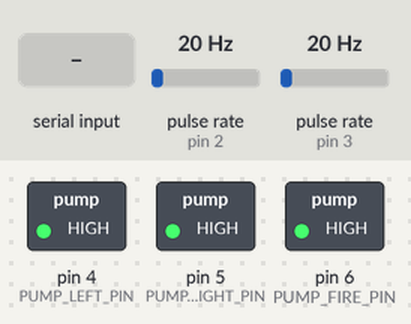
Bench run of a sketch on a simulated Arduino Uno, built with avr-gcc and run on an emulated ATmega328P. On the bench: switched loads named in the sketch (green lamp = pin HIGH). Wiring (inferred from the names in the program): 2 × pulse sensor: data pin 2 / data pin 3. The inputs (shaded band) are chosen by the test bench; at power-on: pulse rate (sensors on pin 2, pin 3) 20 Hz. What the sketch prints to the serial monitor is not drawn.

Above: at 1.7 s.
1.8 s: "test\n" received over Serial
At 2.3 s:
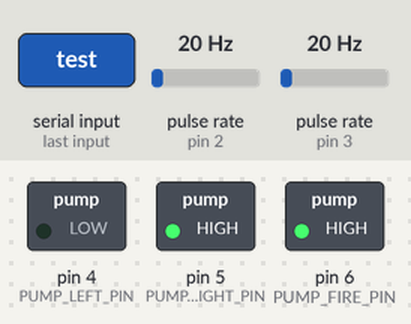
7.8 s: "fill\n" received over Serial
At 8.9 s:
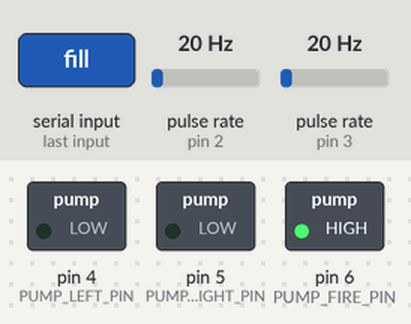
9.4 s: "fire\n" received over Serial
At 10.5 s:
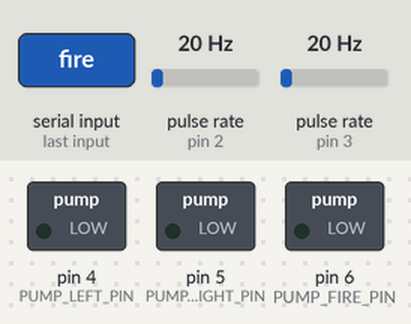
10.9 s: pulse rate (sensor on pin 2) set to 17 Hz
At 13.3 s:
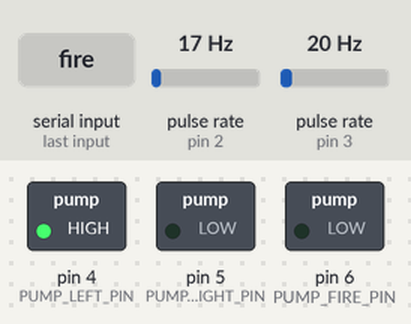
13.9 s: pulse rate (sensor on pin 3) set to 18 Hz
16.9 s: pulse rate (sensor on pin 3) set to 16 Hz
At 20.5 s:
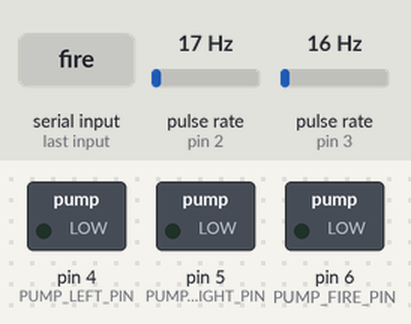
Timing chart, 0 to 20.9 s (numbered marks = the images above; inputs shaded):
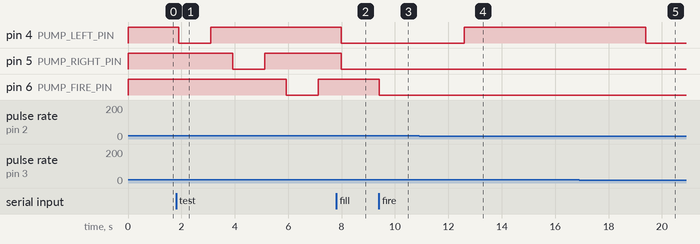

Measured:
- the behaviour switches between 18 and 17 Hz on pulse rate (sensor on pin 2) (found by bisection; images 3 and 4)
- the behaviour switches between 17 and 16 Hz on pulse rate (sensor on pin 3) (found by bisection; images 4 and 5)
- after the input at 1.8 s, pin 4 (PUMP_LEFT_PIN): HIGH → LOW after 0.10 s, → HIGH 1.2 s later; pin 5 (PUMP_RIGHT_PIN): HIGH → LOW after 2.1 s, → HIGH 1.2 s later; pin 6 (PUMP_FIRE_PIN): HIGH → LOW after 4.1 s, → HIGH 1.2 s later
- after the input at 7.8 s, pin 4 (PUMP_LEFT_PIN), pin 5 (PUMP_RIGHT_PIN): HIGH → LOW after 0.19 s
- after the input at 9.4 s, pin 6 (PUMP_FIRE_PIN): HIGH → LOW at once
- after the input at 10.9 s, pin 4 (PUMP_LEFT_PIN): LOW → HIGH after 1.7 s
- after the input at 13.9 s, every drawn part: stays the same
- after the input at 16.9 s, pin 4 (PUMP_LEFT_PIN): HIGH → LOW after 2.5 s

The sketch:

hydrogel_launcher_v6.ino
```cpp
/**
 * Bio-hydrogel 발사 장치 - 릴레이 버전 v6 (1:1 비율 피드백 제어)
 *
 * ── 하드웨어 구조 ──
 *   [왼쪽 탱크] → 왼쪽 펌프(핀4) → 왼쪽 유량계(핀3) → ─┐
 *                                                          Y합류 → [저장 탱크] → 앞쪽 펌프(핀6) → 발사
 *   [오른쪽 탱크] → 오른쪽 펌프(핀5) → 오른쪽 유량계(핀2) → ─┘
 *
 * ── v6 변경사항 ──
 *   ★ 1:1 비율 피드백 제어 추가 (controlLoop 내 온오프 방식)
 *     - 200ms마다 totalVolLeft / totalVolRight 비율 체크
 *     - 비율 > 1.05 → 왼쪽 펌프 일시 정지 (오른쪽만 가동)
 *     - 비율 < 0.95 → 오른쪽 펌프 일시 정지 (왼쪽만 가동)
 *     - 0.95 ~ 1.05 → 양쪽 정상 가동
 *     - 초기 10mL 미만 구간은 비율 체크 제외 (노이즈 방지)
 *   ★ 유량 로그에 실시간 비율(ratio) 컬럼 추가
 *   ★ status 출력에 현재 비율 표시 추가
 *   ★ RATIO_TOLERANCE 상수로 허용 오차 한 줄 조정 가능
 *
 * ── ★중요: 릴레이 폴리티 검증 먼저★ ──
 *   증상(stop 눌러도 릴레이 안 꺼짐 / 부팅 시 켜짐)은 보통 "액티브 LOW 모듈"인데
 *   코드를 액티브 HIGH로 가정했을 때 나타난다.
 *   → 펌프 부하 떼고(릴레이 딸깍 소리만 확인) 시리얼에 'test' 입력.
 *     "ON이라고 말할 때 딸깍 켜지면" 현재 RELAY_ACTIVE_HIGH 설정이 맞는 것.
 *     반대면 아래 RELAY_ACTIVE_HIGH 를 false 로 바꿔서 재업로드.
 *
 *   부팅 시 자동 ON은 부트로더 구간(setup 이전)이라 코드로 못 막음 → 하드웨어 처리:
 *     - 액티브 HIGH 모듈: 핀→GND 10k 풀다운
 *     - 액티브 LOW  모듈: 핀→5V  10k 풀업   (※ 인계 처방과 반대 주의)
 *
 * ── 실험 설정 (6월 1차) ──
 *   알긴산 탱크: 알긴산 나트륨 1.0 wt% + 피트산 0.5 wt%
 *   CaCl2  탱크: CaCl2 2.0 wt%   |   부피 혼합비 1:1 (탱크에 미리 세팅)
 *
 * ── 명령어 ──
 *   fill / stopfill / fire / stopfire / stop / status / vol X / test
 */

// ══════════════════════════════════════════
// 핀 설정
// ══════════════════════════════════════════
const int PUMP_LEFT_PIN  = 4;
const int PUMP_RIGHT_PIN = 5;
const int PUMP_FIRE_PIN  = 6;
const int FLOW_LEFT_PIN  = 3;  // INT1
const int FLOW_RIGHT_PIN = 2;  // INT0

// ══════════════════════════════════════════
// 릴레이 폴리티 — 여기 한 줄만 바꾸면 전체 반전
//   true  = 액티브 HIGH (HIGH=ON)
//   false = 액티브 LOW  (LOW=ON)  ← stop이 안 먹으면 이쪽일 확률 높음
// ══════════════════════════════════════════
const bool RELAY_ACTIVE_HIGH = false;  // 실측: 액티브 LOW (부팅 ON + stop 무효 → LOW=ON 확정)
const int RELAY_ON  = RELAY_ACTIVE_HIGH ? HIGH : LOW;
const int RELAY_OFF = RELAY_ACTIVE_HIGH ? LOW  : HIGH;

const bool LEFT_IS_ALGINATE = true;  // TODO: 실험 전 확인

// ══════════════════════════════════════════
// 실험 파라미터
// ══════════════════════════════════════════
float TANK_CAPACITY_ML  = 5000.0; // 자동 주입 정지 기준 (mL) — 2.5L × 2 = 5000mL
float PULSES_PER_ML     = 0.45;   // 유량계 1mL당 펄스수 (실측 보정 필요)

// ══════════════════════════════════════════
// 비율 제어 파라미터
//   RATIO_TOLERANCE : 허용 오차 (0.05 = ±5%)
//   RATIO_MIN_VOL   : 비율 체크 시작 최소 누적량 (mL) — 초기 노이즈 방지
// ══════════════════════════════════════════
const float RATIO_TOLERANCE = 0.05;   // ±5% 허용
const float RATIO_MIN_VOL   = 10.0;  // 양쪽 합계 10mL 이상부터 비율 체크

// ══════════════════════════════════════════
// 상태
// ══════════════════════════════════════════
bool isFilling = false;
bool isFiring  = false;

// 비율 제어에 의해 개별 펌프가 일시 정지됐는지 추적
bool pumpLeftActive  = false;
bool pumpRightActive = false;

// ══════════════════════════════════════════
// 계측 변수
// ══════════════════════════════════════════
volatile long pulseCountLeft  = 0;
volatile long pulseCountRight = 0;

long  lastPulseLeft  = 0, lastPulseRight = 0;
float flowRateLeft   = 0, flowRateRight  = 0;
float totalVolLeft   = 0, totalVolRight  = 0;
float tankVolume     = 0;

unsigned long lastCalcTime = 0;
const int CALC_INTERVAL_MS = 200;

String serialBuffer = "";

// ══════════════════════════════════════════
// 인터럽트 핸들러
// ══════════════════════════════════════════
void countLeft()  { pulseCountLeft++;  }
void countRight() { pulseCountRight++; }

// 인터럽트 보호 원자적 읽기
long readPulse(volatile long &src) {
  long v;
  noInterrupts();
  v = src;
  interrupts();
  return v;
}

// ══════════════════════════════════════════
// 초기화
// ══════════════════════════════════════════
void setup() {
  Serial.begin(9600);

  // digitalWrite(OFF) → pinMode(OUTPUT) 순서: OUTPUT 전환 직후 바로 OFF 레벨 구동(글리치 최소화)
  digitalWrite(PUMP_LEFT_PIN,  RELAY_OFF);
  digitalWrite(PUMP_RIGHT_PIN, RELAY_OFF);
  digitalWrite(PUMP_FIRE_PIN,  RELAY_OFF);
  pinMode(PUMP_LEFT_PIN,  OUTPUT);
  pinMode(PUMP_RIGHT_PIN, OUTPUT);
  pinMode(PUMP_FIRE_PIN,  OUTPUT);
  // 한 번 더 확실히 OFF
  digitalWrite(PUMP_LEFT_PIN,  RELAY_OFF);
  digitalWrite(PUMP_RIGHT_PIN, RELAY_OFF);
  digitalWrite(PUMP_FIRE_PIN,  RELAY_OFF);

  // 유량계: 홀센서 오픈컬렉터 → 내부 풀업 필수 (없으면 펄스 미검출/노이즈)
  pinMode(FLOW_LEFT_PIN,  INPUT_PULLUP);
  pinMode(FLOW_RIGHT_PIN, INPUT_PULLUP);

  attachInterrupt(digitalPinToInterrupt(FLOW_LEFT_PIN),  countLeft,  RISING);
  attachInterrupt(digitalPinToInterrupt(FLOW_RIGHT_PIN), countRight, RISING);

  Serial.println("====================================");
  Serial.println(" Bio-hydrogel 발사 시스템 v6");
  Serial.println(" 1:1 비율 피드백 제어 적용");
  Serial.println("====================================");
  Serial.print("[릴레이] 폴리티 = ");
  Serial.println(RELAY_ACTIVE_HIGH ? "액티브 HIGH (HIGH=ON)" : "액티브 LOW (LOW=ON)");
  Serial.println("[검증] 'test' 입력해서 ON/OFF 딸깍 맞는지 확인하세요.");
  Serial.println("[농도] 알긴산 1.0wt% + 피트산 0.5wt%  |  CaCl2 2.0wt%");
  Serial.print("[라인] 왼쪽=");
  Serial.print(LEFT_IS_ALGINATE ? "알긴산" : "CaCl2");
  Serial.print(" / 오른쪽=");
  Serial.println(LEFT_IS_ALGINATE ? "CaCl2" : "알긴산");
  Serial.print("[비율] 목표 1:1  |  허용 오차 ±");
  Serial.print(RATIO_TOLERANCE * 100, 0);
  Serial.print("%  |  체크 시작 ");
  Serial.print(RATIO_MIN_VOL, 0);
  Serial.println("mL 이후");
  Serial.print("[탱크] 자동정지 기준 = "); Serial.print(TANK_CAPACITY_ML, 0); Serial.println(" mL");
  Serial.println("------------------------------------");
  Serial.println("fill / stopfill / fire / stopfire / stop / status / vol X / test");
  Serial.println("====================================\n");
}

// ══════════════════════════════════════════
// 메인 루프
// ══════════════════════════════════════════
void loop() {
  readSerial();
  if (isFilling) controlLoop();
}

// ══════════════════════════════════════════
// 시리얼 입력
// ══════════════════════════════════════════
void readSerial() {
  while (Serial.available()) {
    char c = Serial.read();
    if (c == '\n' || c == '\r') {
      serialBuffer.trim();
      if (serialBuffer.length() > 0) handleCommand(serialBuffer);
      serialBuffer = "";
    } else {
      serialBuffer += c;
    }
  }
}

void handleCommand(String cmd) {
  cmd.toLowerCase();

  if (cmd == "fill") {
    if (isFilling) { Serial.println("[!] 이미 주입 중."); return; }
    startFilling();

  } else if (cmd == "stopfill") {
    if (!isFilling) { Serial.println("[!] 주입 중이 아님."); return; }
    isFilling = false;
    pumpLeftActive  = false;
    pumpRightActive = false;
    digitalWrite(PUMP_LEFT_PIN,  RELAY_OFF);
    digitalWrite(PUMP_RIGHT_PIN, RELAY_OFF);
    Serial.println("[주입 정지] 수동 정지.");
    printStatus();

  } else if (cmd == "fire") {
    if (isFiring) { Serial.println("[!] 이미 발사 중."); return; }
    isFiring = true;
    digitalWrite(PUMP_FIRE_PIN, RELAY_ON);
    Serial.print("[발사 시작] 탱크: "); Serial.print(tankVolume, 0); Serial.println(" mL");

  } else if (cmd == "stopfire") {
    if (!isFiring) { Serial.println("[!] 발사 중이 아님."); return; }
    isFiring = false;
    digitalWrite(PUMP_FIRE_PIN, RELAY_OFF);
    Serial.println("[발사 정지]");

  } else if (cmd == "stop") {
    isFilling       = false;
    isFiring        = false;
    pumpLeftActive  = false;
    pumpRightActive = false;
    digitalWrite(PUMP_LEFT_PIN,  RELAY_OFF);
    digitalWrite(PUMP_RIGHT_PIN, RELAY_OFF);
    digitalWrite(PUMP_FIRE_PIN,  RELAY_OFF);
    Serial.println("[전체 정지]");
    printStatus();

  } else if (cmd == "status") {
    printStatus();

  } else if (cmd == "test") {
    relayTest();

  } else if (cmd.startsWith("vol ")) {
    float val = cmd.substring(4).toFloat();
    if (val > 0) {
      TANK_CAPACITY_ML = val;
      Serial.print("[설정] 탱크 자동정지 = "); Serial.print(TANK_CAPACITY_ML, 0); Serial.println(" mL");
    } else {
      Serial.println("[오류] 예: vol 5000");
    }

  } else {
    Serial.print("[?] 모르는 명령: "); Serial.println(cmd);
  }
}

// ══════════════════════════════════════════
// 릴레이 폴리티 검증 — 펌프 부하 떼고 딸깍 소리로 확인
// ══════════════════════════════════════════
void relayTest() {
  Serial.println("\n=== 릴레이 테스트 (딸깍 소리로 확인) ===");
  Serial.print("현재 설정: ");
  Serial.println(RELAY_ACTIVE_HIGH ? "액티브 HIGH" : "액티브 LOW");
  int pins[3] = { PUMP_LEFT_PIN, PUMP_RIGHT_PIN, PUMP_FIRE_PIN };
  const char* names[3] = { "왼쪽펌프(4)", "오른쪽펌프(5)", "발사펌프(6)" };
  for (int i = 0; i < 3; i++) {
    Serial.print("["); Serial.print(names[i]); Serial.println("] ON 이라고 말함 → 지금 딸깍 켜져야 정상");
    digitalWrite(pins[i], RELAY_ON);
    delay(1200);
    Serial.println("   OFF → 지금 꺼져야 정상");
    digitalWrite(pins[i], RELAY_OFF);
    delay(800);
  }
  Serial.println("=== 테스트 끝 ===");
  Serial.println("ON/OFF가 반대로 동작했다면 코드 상단 RELAY_ACTIVE_HIGH 를 false 로 바꿔 재업로드.\n");
}

// ══════════════════════════════════════════
// 주입 시작
// ══════════════════════════════════════════
void startFilling() {
  tankVolume      = 0;
  totalVolLeft    = 0;
  totalVolRight   = 0;
  pumpLeftActive  = true;
  pumpRightActive = true;

  noInterrupts();
  pulseCountLeft  = 0;
  pulseCountRight = 0;
  interrupts();

  lastPulseLeft  = 0;
  lastPulseRight = 0;
  lastCalcTime   = millis();

  isFilling = true;
  digitalWrite(PUMP_LEFT_PIN,  RELAY_ON);
  digitalWrite(PUMP_RIGHT_PIN, RELAY_ON);

  Serial.println("[주입 시작]");
  Serial.println("시간(ms)\t유량L(mL/s)\t유량R(mL/s)\t탱크(mL)\t비율(L/R)");
}

// ══════════════════════════════════════════
// 제어 루프 (200ms 주기)
//   1) 유량 계산 및 누적
//   2) ★ 1:1 비율 피드백 제어 ★
//   3) 탱크 자동 정지
// ══════════════════════════════════════════
void controlLoop() {
  unsigned long now = millis();
  if (now - lastCalcTime < CALC_INTERVAL_MS) return;

  float dt = (now - lastCalcTime) / 1000.0;
  lastCalcTime = now;

  long pL = readPulse(pulseCountLeft);
  long pR = readPulse(pulseCountRight);

  long dL = pL - lastPulseLeft;
  long dR = pR - lastPulseRight;
  lastPulseLeft  = pL;
  lastPulseRight = pR;

  float addedLeft  = dL / PULSES_PER_ML;
  float addedRight = dR / PULSES_PER_ML;
  flowRateLeft  = addedLeft  / dt;
  flowRateRight = addedRight / dt;

  totalVolLeft  += addedLeft;
  totalVolRight += addedRight;
  tankVolume    += addedLeft + addedRight;

  // ── ★ 1:1 비율 피드백 제어 ★ ──────────────────────────
  // 초기 소량 구간(노이즈)은 건너뜀
  if (totalVolLeft + totalVolRight >= RATIO_MIN_VOL && totalVolRight > 0) {
    float ratio = totalVolLeft / totalVolRight;

    if (ratio > 1.0 + RATIO_TOLERANCE) {
      // 왼쪽 과다 → 왼쪽 일시 정지
      if (pumpLeftActive) {
        digitalWrite(PUMP_LEFT_PIN, RELAY_OFF);
        pumpLeftActive = false;
        Serial.println("[비율] 왼쪽 과다 → 왼쪽 펌프 일시 정지");
      }
      if (!pumpRightActive) {
        digitalWrite(PUMP_RIGHT_PIN, RELAY_ON);
        pumpRightActive = true;
      }

    } else if (ratio < 1.0 - RATIO_TOLERANCE) {
      // 오른쪽 과다 → 오른쪽 일시 정지
      if (pumpRightActive) {
        digitalWrite(PUMP_RIGHT_PIN, RELAY_OFF);
        pumpRightActive = false;
        Serial.println("[비율] 오른쪽 과다 → 오른쪽 펌프 일시 정지");
      }
      if (!pumpLeftActive) {
        digitalWrite(PUMP_LEFT_PIN, RELAY_ON);
        pumpLeftActive = true;
      }

    } else {
      // 정상 범위 → 양쪽 모두 복귀
      if (!pumpLeftActive) {
        digitalWrite(PUMP_LEFT_PIN, RELAY_ON);
        pumpLeftActive = true;
        Serial.println("[비율] 복귀 → 왼쪽 펌프 재가동");
      }
      if (!pumpRightActive) {
        digitalWrite(PUMP_RIGHT_PIN, RELAY_ON);
        pumpRightActive = true;
        Serial.println("[비율] 복귀 → 오른쪽 펌프 재가동");
      }
    }
  }
  // ────────────────────────────────────────────────────────

  // 유량 로그 (비율 컬럼 추가)
  float currentRatio = (totalVolRight > 0) ? totalVolLeft / totalVolRight : 0.0;
  Serial.print(now);             Serial.print("\t");
  Serial.print(flowRateLeft, 2); Serial.print("\t\t");
  Serial.print(flowRateRight,2); Serial.print("\t\t");
  Serial.print(tankVolume,   0); Serial.print("\t\t");
  Serial.println(currentRatio,  3);

  // 탱크 자동 정지
  if (tankVolume >= TANK_CAPACITY_ML) {
    isFilling       = false;
    pumpLeftActive  = false;
    pumpRightActive = false;
    digitalWrite(PUMP_LEFT_PIN,  RELAY_OFF);
    digitalWrite(PUMP_RIGHT_PIN, RELAY_OFF);

    float finalRatio = (totalVolRight > 0) ? totalVolLeft / totalVolRight : 0.0;

    Serial.println("\n====================================");
    Serial.println("[탱크 FULL] 주입 자동 정지");
    Serial.print("충전량: ");        Serial.print(tankVolume,    0); Serial.println(" mL");
    Serial.print("왼쪽 누적: ");     Serial.print(totalVolLeft,  1); Serial.println(" mL");
    Serial.print("오른쪽 누적: ");   Serial.print(totalVolRight, 1); Serial.println(" mL");
    Serial.print("최종 혼합 비율: "); Serial.print(finalRatio,   3);
    Serial.println(abs(finalRatio - 1.0) <= RATIO_TOLERANCE ? "  ✓ 정상" : "  ✗ 편차 초과");
    Serial.print("발사 펌프: ");      Serial.println(isFiring ? "가동 중" : "정지 중");
    Serial.println("'fire' 발사 / 'fill' 재충전");
    Serial.println("====================================");
  }
}

// ══════════════════════════════════════════
// 상태 출력
// ══════════════════════════════════════════
void printStatus() {
  float currentRatio = (totalVolRight > 0) ? totalVolLeft / totalVolRight : 0.0;

  Serial.println("-------- STATUS --------");
  Serial.print("주입 펌프 왼쪽: "); Serial.println(pumpLeftActive  ? "가동 중" : "정지");
  Serial.print("주입 펌프 오른쪽: "); Serial.println(pumpRightActive ? "가동 중" : "정지");
  Serial.print("발사 펌프: ");     Serial.println(isFiring ? "가동 중" : "정지");
  Serial.print("릴레이 폴리티: "); Serial.println(RELAY_ACTIVE_HIGH ? "액티브 HIGH" : "액티브 LOW");
  Serial.print("라인: 왼쪽=");
  Serial.print(LEFT_IS_ALGINATE ? "알긴산" : "CaCl2");
  Serial.print(" / 오른쪽=");
  Serial.println(LEFT_IS_ALGINATE ? "CaCl2" : "알긴산");
  Serial.print("탱크 현재: ");      Serial.print(tankVolume,      0); Serial.println(" mL");
  Serial.print("왼쪽 누적: ");      Serial.print(totalVolLeft,    1); Serial.println(" mL");
  Serial.print("오른쪽 누적: ");    Serial.print(totalVolRight,   1); Serial.println(" mL");
  Serial.print("현재 비율(L/R): "); Serial.print(currentRatio,    3);
  Serial.println(abs(currentRatio - 1.0) <= RATIO_TOLERANCE ? "  ✓ 정상" : "  ✗ 편차 초과");
  Serial.print("탱크 자동정지: ");  Serial.print(TANK_CAPACITY_ML, 0); Serial.println(" mL");
  Serial.print("비율 허용 오차: ±"); Serial.print(RATIO_TOLERANCE * 100, 0); Serial.println("%");
  Serial.println("------------------------");
}
```
